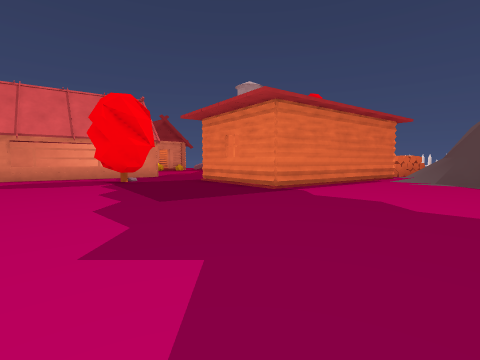
View 1 (above)

24 first-person views from a walk through a Unity game level. The camera is 1.2 m above the floor, tilts 4° down and sees 85° across. The floor is counted in squares, 2 m on a side. Each view is taken from the middle of a square. On the plan, view 1 faces up. The plan holds only what a view shows up to about 9 squares ahead; the rest is blank. The place goes on beyond the plan. The player character is not drawn. Some animated figures are not drawn. Some surface patterns are stand-ins.

View 2
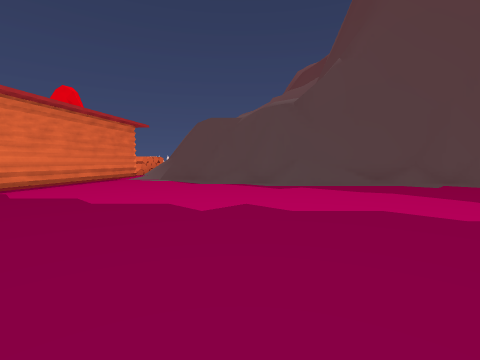

View 3
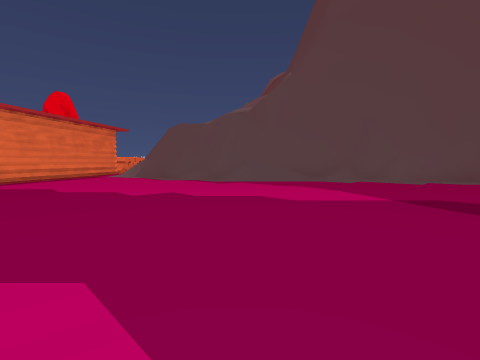

View 4
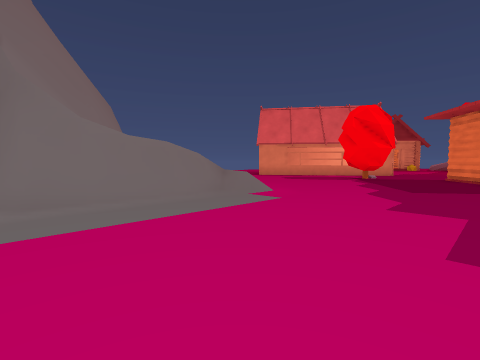

View 5
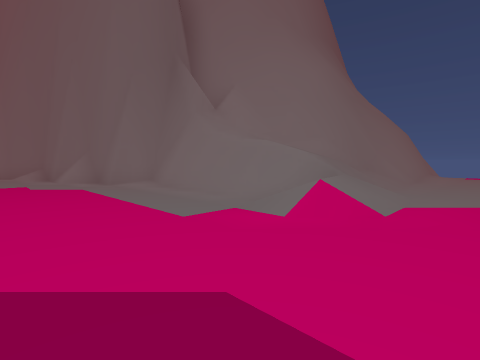

View 6
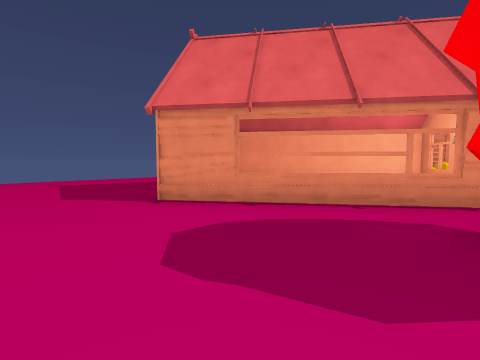

View 7
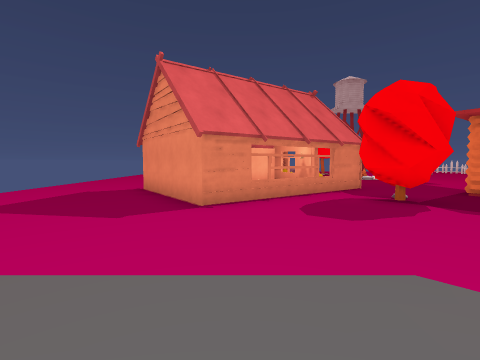

View 8
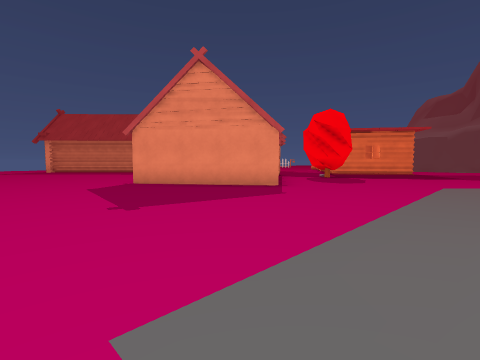

View 9
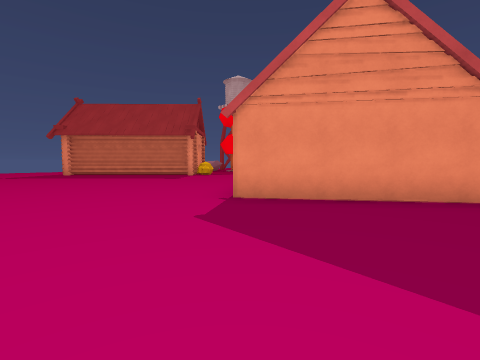

View 10
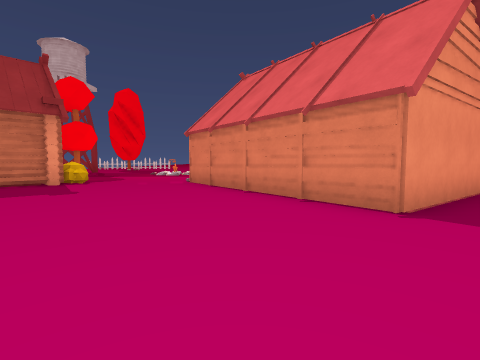

View 11
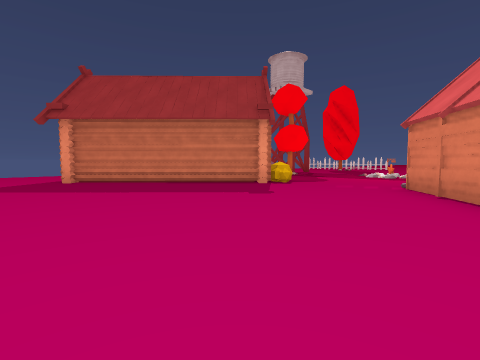

View 12
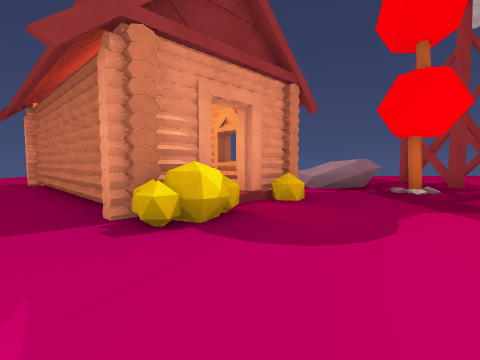

View 13
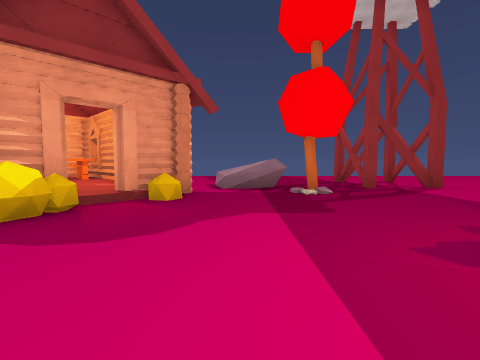

View 14
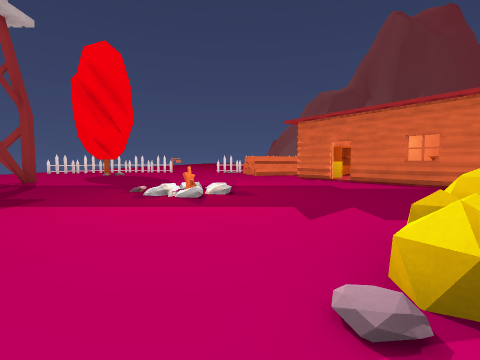

View 15
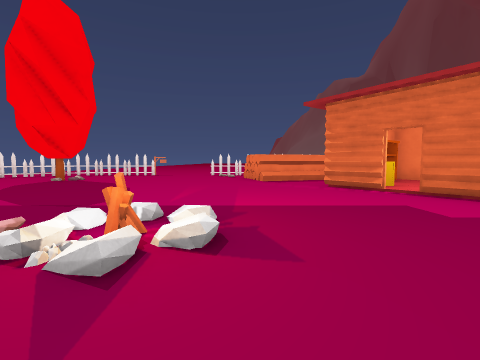

View 16
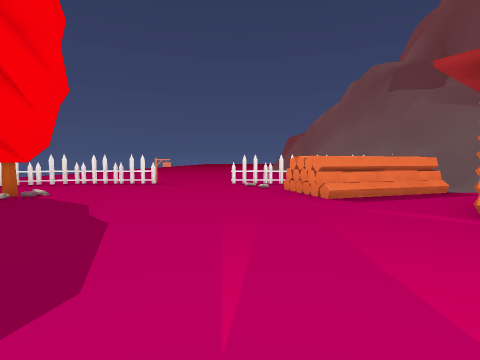

View 17
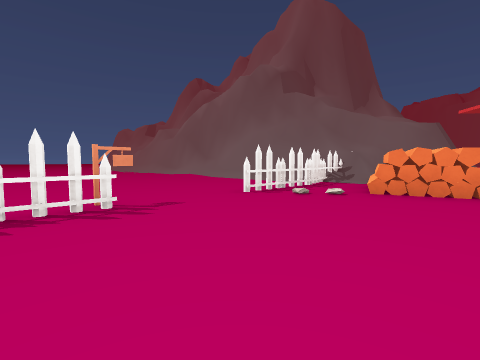

View 18
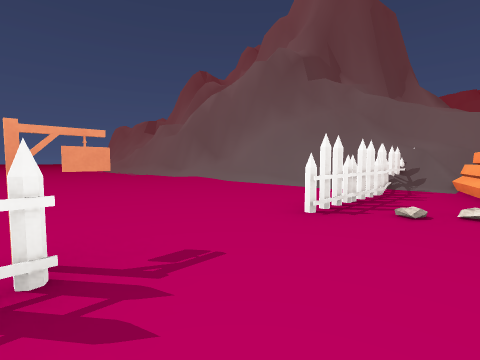

View 19
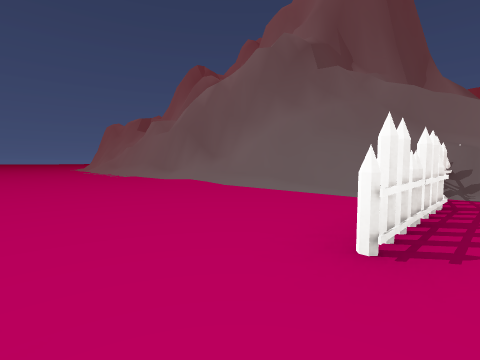

View 20
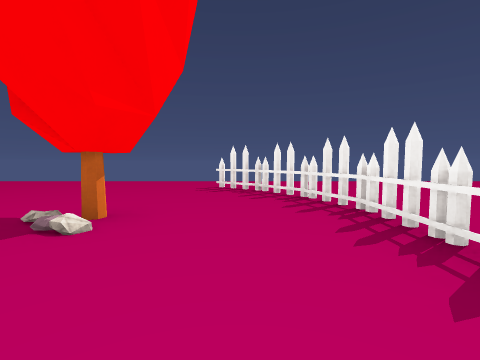

View 21
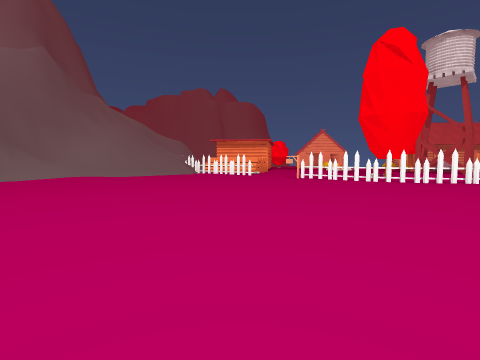

View 22
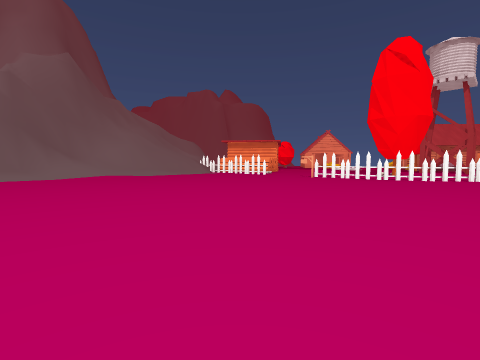

View 23
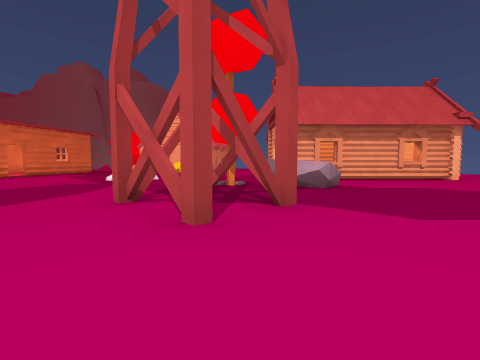

View 24
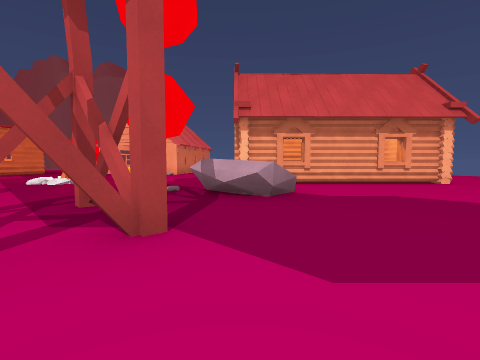

### Floor plan
Key: @ floor where view 1 was taken; # wall or solid block; x gap in a wall; . main floor; : floor 0.75 m higher than the main floor; + floor 2.25 m higher than the main floor; * floor 3.25 m higher than the main floor; / step, stairs or slope; = window, fence, low wall or low ledge; B bush; T tower; R rock; C campfire; A box; S shelf; F fence; I signpost; O other object.
Columns run from 13 left of view 1 to 18 right of it. Each row starts with its distance up from view 1.
 24      ....................
 23   ...#..............F...........
 22  ... ##......TTT....FF..........
 21  ..#####..:..TTT.....F..........
 20  ...## ##.:R.TT...R#.FF.........
 19  ....# ###.#..........F.........
 18  ....####B............I.........
 17  .....##B.......................
 16 ............/...................
 15 ............C/........F.........
 14 ............/......O..F.........
 13 ......##B.........OOO.F........
 12 .....####B.........OO.F.///////
 11 ....##    ......A#.OO#F=#######
 10 ....#   ##...##..S#O ==+*##
  9 ....  ##=x..##    ##=#####
  8 ....###=.OO.#   ##/##
  7 .....#....O..  O...#
  6 ..............#....##
  5 ....................#
  4 ....................##
  3 .......///..........####
  2  ####/////............##
  1     ###///.............#
  0      ##/#/...@.........##
 -1       ###/..............##
 -2        ##/...............#
 -3         ##... .......... #
 -4          #...
 -5          ##..
 -6           #.
 -7           #/
 -8           ##

Positions as (right, up) in squares from view 1, and headings:
1: (0, 0), facing up
2: (1, -1), facing up-right
3: (1, -3), facing up-right
4: (0, -2), facing up-left
5: (-1, 4), facing down-left
6: (-4, 5), facing up-left
7: (-7, 2), facing up
8: (-13, 3), facing up-right
9: (-13, 7), facing up-right
10: (-13, 12), facing right
11: (-12, 12), facing up-right
12: (-5, 14), facing up
13: (-3, 14), facing up
14: (-6, 14), facing right
15: (-3, 14), facing right
16: (0, 15), facing right
17: (5, 19), facing down-right
18: (7, 18), facing down-right
19: (8, 17), facing down-right
20: (7, 17), facing up
21: (17, 23), facing down-left
22: (18, 23), facing down-left
23: (3, 24), facing down-left
24: (1, 24), facing down-left
